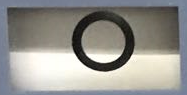
#> input picture images/meterReader/contact7.png, 187 x 95 px
$ python illumiant.py
#> lines starting #> are read from the running program, lines starting #| are printed output that depends on the picture; after the words box and inside, x2 and y2 are one past the last pixel; in counts of white or black regions, pixels touching at a corner belong together
import cv2
import numpy as np
import math
import statistics


img=cv2.imread('../../images/meterReader/contact7.png') #path to the image
#> img is the input picture: shape (95, 187, 3); mean B, G, R 143.4, 148.4, 149.7
img=np.float64(img)
blue,green,red=cv2.split(img)
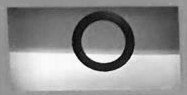
#> blue: shape (95, 187) float64; min 0, max 251, mean 143.4
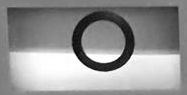
#> green: shape (95, 187) float64; min 0, max 255, mean 148.4

blue[blue==0]=1
#> blue: shape (95, 187) float64; 0.03% of pixels changed, all inside (x1, y1, x2, y2) = (75, 51, 131, 60)
green[green==0]=1
#> green: shape (95, 187) float64; 0.01% of pixels changed, all inside (x1, y1, x2, y2) = (80, 59, 81, 60)
red[red==0]=1

div=np.multiply(np.multiply(blue,green),red)**(1.0/3)

a=np.log1p((blue/div)-1)
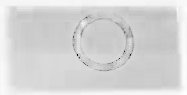
#> a: shape (95, 187) float64; min -0.999, max 0.155, mean -0.0314; drawn with min black and max white
b=np.log1p((green/div)-1)
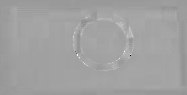
#> b: shape (95, 187) float64; min -0.693, max 0.418, mean 0.0103; drawn with min black and max white
c=np.log1p((red/div)-1)
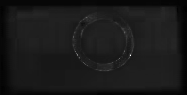
#> c: shape (95, 187) float64; min -0.134, max 1.39, mean 0.0211; drawn with min black and max white

a1 = np.atleast_3d(a)
b1 = np.atleast_3d(b)
c1 = np.atleast_3d(c)
rho= np.concatenate((c1,b1,a1),axis=2) #log chromaticity on a plane
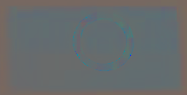
#> rho: shape (95, 187, 3) float64; mean of channels 0, 1, 2 0.0211, 0.0103, -0.0314; drawn with min black and max white

U=[[1/math.sqrt(2),-1/math.sqrt(2),0],[1/math.sqrt(6),1/math.sqrt(6),-2/math.sqrt(6)]]
U=np.array(U) #eigens

X=np.dot(rho,U.T) #2D points on a plane orthogonal to [1,1,1]


d1,d2,d3=img.shape
#> d1 = 95; d2 = 187; d3 = 3

e_t=np.zeros((2,181))
for j in range(181):
    e_t[0][j]=math.cos(j*math.pi/180.0)
    e_t[1][j]=math.sin(j*math.pi/180.0)

Y=np.dot(X,e_t)
nel=img.shape[0]*img.shape[1]
#> nel = 17765

bw=np.zeros((1,181))

for i in range(181):
    bw[0][i]=(3.5*np.std(Y[:,:,i]))*((nel)**(-1.0/3))

entropy=[]
for i in range(181):
    temp=[]
    comp1=np.mean(Y[:,:,i])-3*np.std(Y[:,:,i])
    comp2=np.mean(Y[:,:,i])+3*np.std(Y[:,:,i])
    for j in range(Y.shape[0]):
        for k in range(Y.shape[1]):
            if Y[j][k][i]>comp1 and Y[j][k][i]<comp2:
                temp.append(Y[j][k][i])
    nbins=int((max(temp)-min(temp))/bw[0][i])
    (hist,waste)=np.histogram(temp,bins=nbins)
    hist=filter(lambda var1: var1 != 0, hist)
    hist1=np.array([float(var) for var in hist])
    hist1=hist1/sum(hist1)
    entropy.append(-1*sum(np.multiply(hist1,np.log2(hist1))))
#> this loop made 181 passes
#> (comp1, comp2, nbins) on passes 1 to 3: (-0.0893, 0.105, 44), (-0.0926, 0.109, 44), (-0.0959, 0.114, 44)
#> after the loop, entropy = 181 values, max 4.49 at index 176, min 4.07 at index 162, mean 4.34

angle=entropy.index(min(entropy))
#> angle = 162

e_t=np.array([math.cos(angle*math.pi/180.0),math.sin(angle*math.pi/180.0)])
#> e_t = [-0.951, 0.309]
e=np.array([-1*math.sin(angle*math.pi/180.0),math.cos(angle*math.pi/180.0)])
#> e = [-0.309, -0.951]

I1D=np.exp(np.dot(X,e_t)) #mat2gray to be done


p_th=np.dot(e_t.T,e_t)
#> p_th = 1
X_th=X*p_th
mX=np.dot(X,e.T)
mX_th=np.dot(X_th,e.T)

mX=np.atleast_3d(mX)
mX_th=np.atleast_3d(mX_th)

theta=(math.pi*float(angle))/180.0
#> theta = 2.83
theta=np.array([[math.cos(theta),math.sin(theta)],[-1*math.sin(theta),math.cos(theta)]])
#> theta = [[-0.951, 0.309], [-0.309, -0.951]]
alpha=theta[0,:]
#> alpha = [-0.951, 0.309]
alpha=np.atleast_2d(alpha)
#> alpha = [[-0.951, 0.309]]
beta=theta[1,:]
#> beta = [-0.309, -0.951]
beta=np.atleast_2d(beta)
#> beta = [[-0.309, -0.951]]


#Finding the top 1% of mX
mX1=mX.reshape(mX.shape[0]*mX.shape[1])
#> mX1 = 17765 values, max 0.198 at index 17389, min -1.26 at index 10415, mean -0.0389
mX1sort=np.argsort(mX1)[::-1]
#> mX1sort = 17765 values, max 17764 at index 23, min 0 at index 1132, mean 8882
mX1sort=mX1sort+1
#> mX1sort = 17765 values, max 17765 at index 23, min 1 at index 1132, mean 8883
mX1sort1=np.remainder(mX1sort,mX.shape[1])
#> mX1sort1 = 17765 values, max 186 at index 0, min 0 at index 4, mean 93
mX1sort1=mX1sort1-1
#> mX1sort1 = 17765 values, max 185 at index 0, min -1 at index 4, mean 92
mX1sort2=np.divide(mX1sort,mX.shape[1])
#> mX1sort2 = 17765 values, max 95 at index 23, min 0.00535 at index 1132, mean 47.5
mX_index=[[x,y,0] for x,y in zip(list(mX1sort2),list(mX1sort1))]
#> mX_index = 17765 items, first 6: [92.99, 185, 0], [93.99, 185, 0], [10.99, 185, 0], [9.99, 185, 0], [10, -1, 0], [11, -1, 0]
#> (the run stopped early here; a loop or call above may not have finished)

$ run again, with images/meterReader/contact2.png copied over images/meterReader/contact7.png
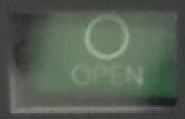
#> input picture images/meterReader/contact2.png, 185 x 119 px
#> img is the input picture: shape (119, 185, 3); mean B, G, R 84.2, 96.8, 86
#> `rho= np.concatenate((c1,b1,a1),axis=2)`:
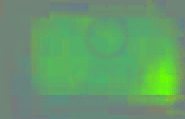
#> rho: shape (119, 185, 3) float64; mean of channels 0, 1, 2 -0.0322, 0.0807, -0.0485; drawn with min black and max white
#> the loop `for i in range(181):` made 181 passes
#> (comp1, comp2, nbins) on passes 1 to 3: (-0.284, 0.124, 35), (-0.282, 0.124, 35), (-0.28, 0.125, 36)
#> after the loop `for i in range(181):`: entropy = 181 values, max 4.83 at index 79, min 4.04 at index 59, mean 4.37
#> angle = 59
#> e_t = [0.515, 0.857]
#> e = [-0.857, 0.515]
#> `I1D=np.exp(np.dot(X,e_t))`:
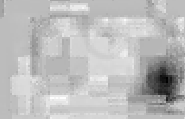
#> I1D: shape (119, 185) float64; min 0.829, max 1.07, mean 1.01; drawn with min black and max white
#> p_th = 1
#> `theta=(math.pi*float(angle))/180.0`: theta = 1.03
#> `theta=np.array([[math.cos(theta),math.sin(theta)],[-1*math.sin(theta),..`: theta = [[0.515, 0.857], [-0.857, 0.515]]
#> `alpha=theta[0,:]`: alpha = [0.515, 0.857]
#> `alpha=np.atleast_2d(alpha)`: alpha = [[0.515, 0.857]]
#> `beta=theta[1,:]`: beta = [-0.857, 0.515]
#> `beta=np.atleast_2d(beta)`: beta = [[-0.857, 0.515]]
#> mX_index = 22015 items

$ run again, with images/meterReader/contact3.png copied over images/meterReader/contact7.png
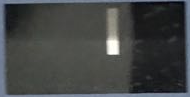
#> input picture images/meterReader/contact3.png, 190 x 97 px
#> img is the input picture: shape (97, 190, 3); mean B, G, R 69.2, 69.2, 66.7
#> `rho= np.concatenate((c1,b1,a1),axis=2)`:
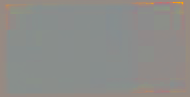
#> rho: shape (97, 190, 3) float64; mean of channels 0, 1, 2 -0.0266, 0.0121, 0.0145; drawn with min black and max white
#> the loop `for i in range(181):` made 181 passes
#> (comp1, comp2, nbins) on passes 1 to 3: (-0.169, 0.114, 40), (-0.173, 0.118, 38), (-0.177, 0.121, 37)
#> after the loop `for i in range(181):`: entropy = 181 values, max 4.22 at index 150, min 3.59 at index 0, mean 3.85
#> angle = 0
#> e_t = [1, 0]
#> e = [0, 1]
#> `I1D=np.exp(np.dot(X,e_t))`:
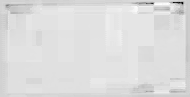
#> I1D: shape (97, 190) float64; min 0.211, max 1.09, mean 0.974; drawn with min black and max white
#> p_th = 1
#> `theta=(math.pi*float(angle))/180.0`: theta = 0
#> `theta=np.array([[math.cos(theta),math.sin(theta)],[-1*math.sin(theta),..`: theta = [[1, 0], [0, 1]]
#> `alpha=theta[0,:]`: alpha = [1, 0]
#> `alpha=np.atleast_2d(alpha)`: alpha = [[1, 0]]
#> `beta=theta[1,:]`: beta = [0, 1]
#> `beta=np.atleast_2d(beta)`: beta = [[0, 1]]
#> mX1 = 18430 values, max 0.131 at index 1830, min -1.77 at index 562, mean -0.0178
#> `mX1sort=np.argsort(mX1)[::-1]`: mX1sort = 18430 values, max 18429 at index 17768, min 0 at index 17802, mean 9214.5
#> `mX1sort=mX1sort+1`: mX1sort = 18430 values, max 18430 at index 17768, min 1 at index 17802, mean 9215.5
#> `mX1sort1=np.remainder(mX1sort,mX.shape[1])`: mX1sort1 = 18430 values, max 189 at index 16401, min 0 at index 16145, mean 94.5
#> `mX1sort1=mX1sort1-1`: mX1sort1 = 18430 values, max 188 at index 16401, min -1 at index 16145, mean 93.5
#> mX1sort2 = 18430 values, max 97 at index 17768, min 0.00526 at index 17802, mean 48.5
#> mX_index = 18430 items, first 6: [9.64, 120, 0], [8.64, 120, 0], [8.63, 119, 0], [9.63, 119, 0], [31.05, 9, 0], [8.63, 118, 0]
